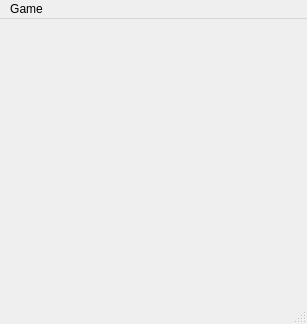
<?xml version="1.0" encoding="UTF-8"?>
<ui version="4.0">
 <class>MainWindow</class>
 <widget class="QMainWindow" name="MainWindow">
  <property name="geometry">
   <rect>
    <x>0</x>
    <y>0</y>
    <width>307</width>
    <height>324</height>
   </rect>
  </property>
  <property name="windowTitle">
   <string>Sudoku Game</string>
  </property>
  <widget class="QWidget" name="centralwidget">
   <widget class="QWidget" name="gridLayoutWidget">
    <property name="geometry">
     <rect>
      <x>0</x>
      <y>0</y>
      <width>301</width>
      <height>281</height>
     </rect>
    </property>
    <layout class="QGridLayout" name="grid_layout"/>
   </widget>
  </widget>
  <widget class="QMenuBar" name="menubar">
   <property name="geometry">
    <rect>
     <x>0</x>
     <y>0</y>
     <width>307</width>
     <height>22</height>
    </rect>
   </property>
   <widget class="QMenu" name="menuGame">
    <property name="title">
     <string>Game</string>
    </property>
    <addaction name="menu_new"/>
    <addaction name="menu_open_file"/>
   </widget>
   <addaction name="menuGame"/>
  </widget>
  <widget class="QStatusBar" name="statusbar"/>
  <action name="menu_new">
   <property name="text">
    <string>New...</string>
   </property>
  </action>
  <action name="menu_open_file">
   <property name="text">
    <string>Open File...</string>
   </property>
  </action>
 </widget>
 <resources/>
 <connections/>
</ui>
